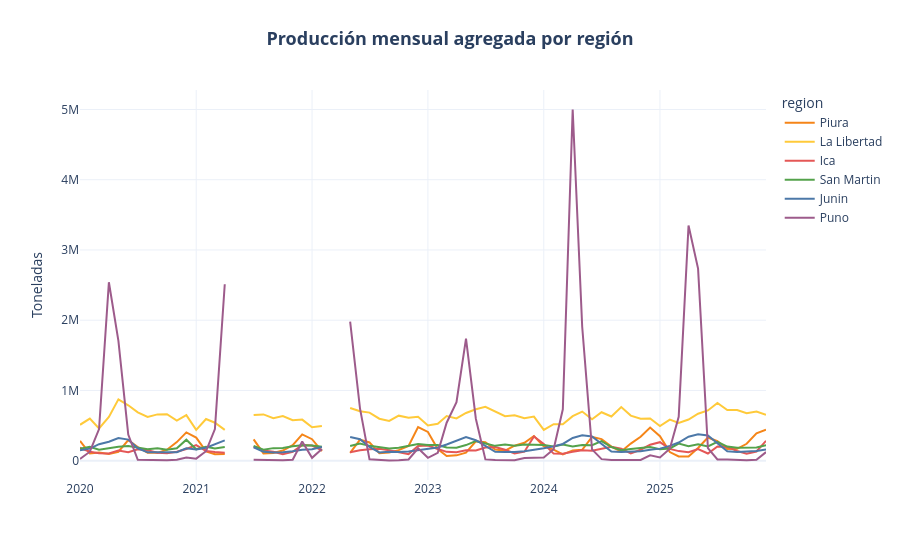

Notebook code for this chart:
### Markdown cell above
## 2. Producción mensual por región

Serie agregada de todas las unidades. Es la figura "ancla" que la Sección 2 (eventos extremos) profundiza.

### Code cell
prod_mensual = (
    df.groupby(["region", "fecha"], observed=True)["produccion_piso_ton"]
    .sum(min_count=1)
    .reset_index()
)

fig = px.line(
    prod_mensual, x="fecha", y="produccion_piso_ton", color="region",
    color_discrete_map=REGION_COLORS, category_orders={"region": REGION_ORDER},
    labels={"produccion_piso_ton": "Toneladas", "fecha": ""},
)
fig.update_layout(title=titulo_centrado("Producción mensual agregada por región"), margin=dict(t=90))
guardar(fig, "eda_regional_produccion_mensual")
fig.show()
